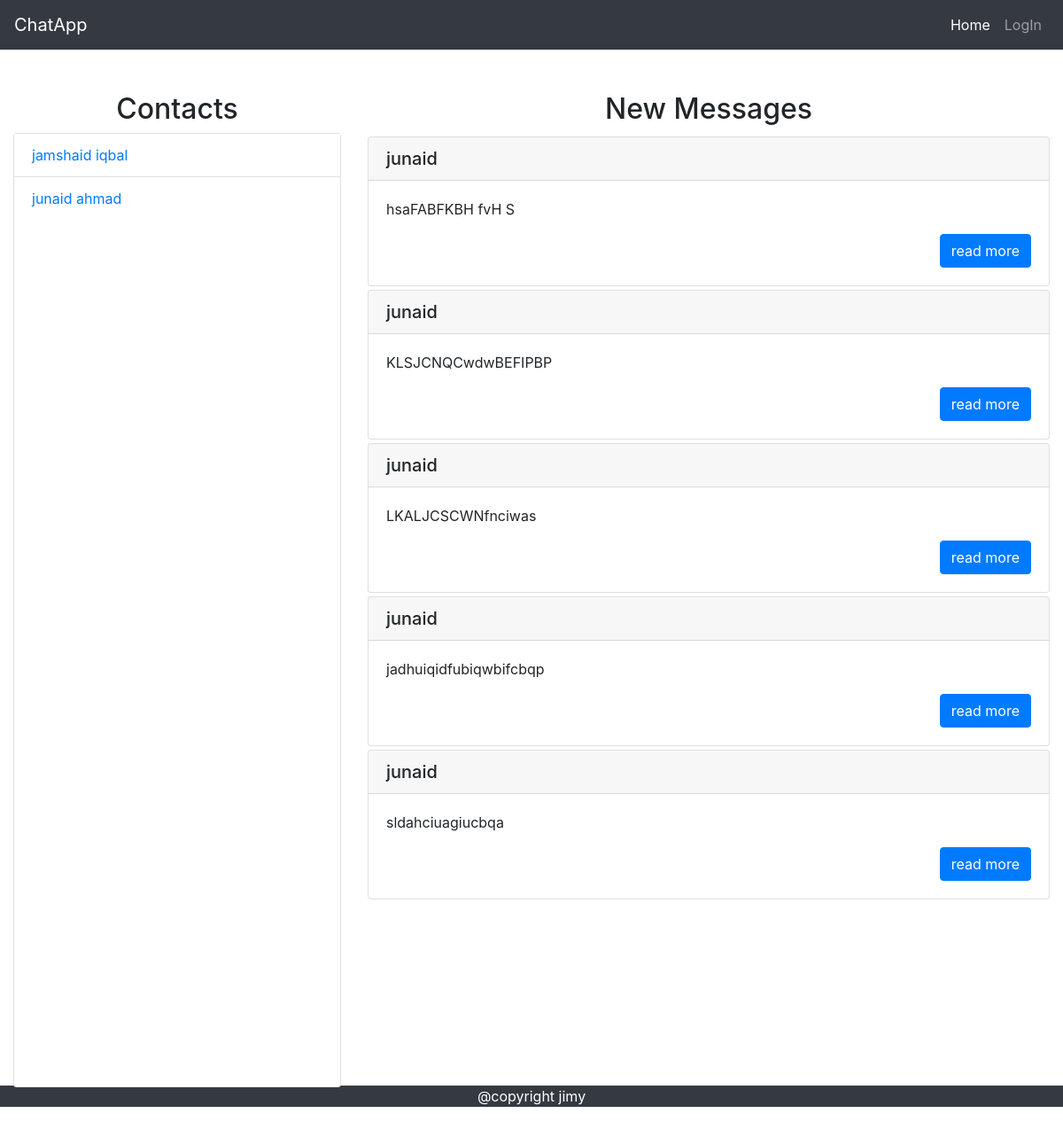
Page /chat/ on the committed database.
### account/models.py (models this page shows, shortened)
class User(AbstractUser):
    MALE = 'male'
    FEMALE = 'female'
    GENDER = (
        (MALE, 'Male'),
        (FEMALE, 'Female'),
    )
    first_name = models.CharField(max_length=150)
    last_name = models.CharField(max_length=150)
    gender = models.CharField(max_length=25, choices=GENDER, default=MALE)
    profile_picture = models.ImageField(upload_to='profile-pictures/', blank=True)
    email = models.EmailField(unique=True, max_length=75)
    username = models.CharField(null=True, max_length=150, default=None, blank=True)
    created_at = models.DateTimeField(auto_now_add=True)
    updated_at = models.DateTimeField(auto_now=True)
    USERNAME_FIELD = 'email'
    REQUIRED_FIELDS = ['username']

### chat/models.py (models this page shows)
class BaseModel(models.Model):
    is_active = models.BooleanField(default=True)
    created_at = models.DateTimeField(auto_now_add=True)
    updated_at = models.DateTimeField(auto_now=True)
    class Meta:
        abstract = True

class Chat(BaseModel):
    sender=models.ForeignKey(User,related_name='message_sender' ,on_delete=models.CASCADE)
    receiver=models.ForeignKey(User,related_name='message_receiver', on_delete=models.CASCADE)
    message=models.TextField()
    is_read = models.BooleanField(default=False)

### chat/views.py (the view)
# urls.py: path('chat/', views.ChatHome.as_view(), name='chat_home'),
class ChatHome(View):
    template_name='chat.html'
    def get(self,request,*args,**kwargs):
        all_users=User.objects.filter(is_superuser=False)
        messages_list=Chat.objects.filter(is_read=False)
        return render(request,self.template_name,context={'users':all_users,'messages_list':messages_list})

### chat/templates/chat.html
{% extends 'base.html' %}
{% block page_contant %}
    <div class="container-fluid pt-5">
        <div class="row">
            <div class="col-lg-4 col-md-4 col-sm-12">
            <h2 class="text-center"> Contacts</h2>
                <div style="position: relative; height: 100vh">
                    <div class="card">
                       <div style="height: 100vh;overflow-y: scroll;margin-bottom: 10px">
                        <ul class="list-group list-group-flush">
                            {% for  user in  users %}
                                <a class="list-group-item"
                                        href="{% url 'chat_inbox' user_id=user.id %}">{{ user.first_name }} {{ user.last_name }}</a>
                            {% endfor %}
                        </ul>
                       </div>
                    </div>
                </div>
            </div>
            <div class="col-lg-8 col-md-8 col-sm-12">
                <h2 class="text-center"> New Messages</h2>
                <div style="height: 100vh;overflow-y: scroll;margin-bottom: 10px">
                {% if messages_list %}
                {% for message in messages_list %}
                <div class="card mt-1">
                    <h5 class="card-header">{{ message.sender.first_name }}</h5>
                    <div class="card-body">
                        <p class="card-text">{{message.message  }}</p>
                        <a style="float: right" href="{% url 'chat_inbox' user_id=user.id %}" class="btn btn-primary">read more</a>
                    </div>
                </div>
                {% endfor %}
                {% else %}
                    <div class="card">
                    <div class="card-body">
                        <p class="card-text"> No mew message</p>
                    </div>
                </div>
                {% endif %}
                </div>
            </div>
        </div>
    </div>
{% endblock %}

### templates/base.html (shortened to what this page needs)
{% load static %}
<!DOCTYPE html>
<html lang="en">
<head>
    <link rel="stylesheet" type="text/css" href="{% static 'css/allstyles.css' %}">
    <link rel="stylesheet" type="text/css" href="{% static 'style.css' %}">
</head>
<body>
<header>
    <nav class="navbar navbar-expand-lg navbar-dark bg-dark">
        <a class="navbar-brand" href="{% url 'home' %}">ChatApp</a>
        <div class="collapse navbar-collapse" id="navbarSupportedContent">
            <ul class="navbar-nav ml-auto">
                <li class="nav-item active">
                    <a class="nav-link" href="{% url 'home' %}">Home <span class="sr-only">(current)</span></a>
                </li>
                {% if user.is_authenticated %}
                    <li class="nav-item">
                        <a class="nav-link" href="{% url 'chat_home' %}">Chat</a>
                    </li>
                    <li class="nav-item dropdown">
                        <a class="nav-link dropdown-toggle" href="#" id="navbarDropdown" role="button"
                           data-toggle="dropdown" aria-haspopup="true" aria-expanded="false">
                            {{ user.first_name }} {{ user.last_name }}
                        </a>
                        <div class="dropdown-menu" aria-labelledby="navbarDropdown">
                            <a class="dropdown-item" href="{% url 'logout' %}">Logout</a>
                        </div>
                    </li>
                {% else %}
                    <li class="nav-item">
                        <a class="nav-link" href="{% url 'login' %}">LogIn</a>
                    </li>
                {% endif %}
            </ul>
        </div>
    </nav>
</header>
{% block page_contant %}
{% endblock %}
<footer>
    <p class="text-xl-center bg-dark text-white">@copyright jimy</p>
</footer>
</body>
</html>

### rows in the picture
User: first_name "jamshaid", last_name "iqbal"
User: first_name "junaid", last_name "ahmad"
Chat: sender.first_name "junaid", message "hsaFABFKBH fvH S"
Chat: sender.first_name "junaid", message "KLSJCNQCwdwBEFIPBP"
Chat: sender.first_name "junaid", message "LKALJCSCWNfnciwas"
Chat: sender.first_name "junaid", message "jadhuiqidfubiqwbifcbqp"
Chat: sender.first_name "junaid", message "sldahciuagiucbqa"
